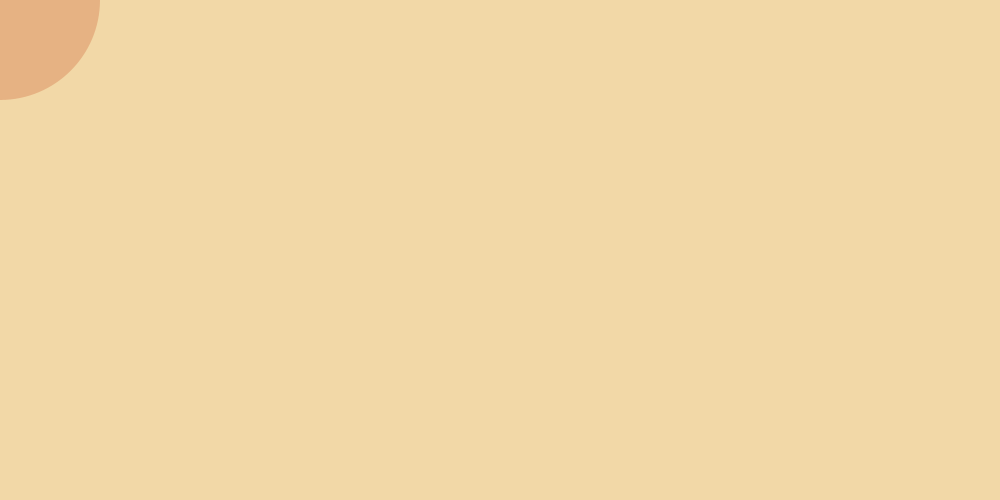
Frame 1 (no input)
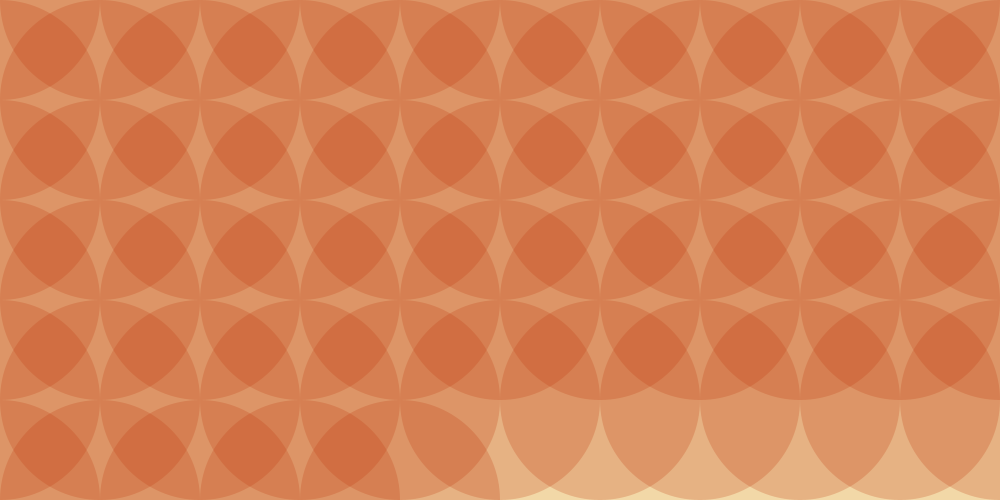
Frame 60 (the mouse pressed at the canvas centre just before this capture)
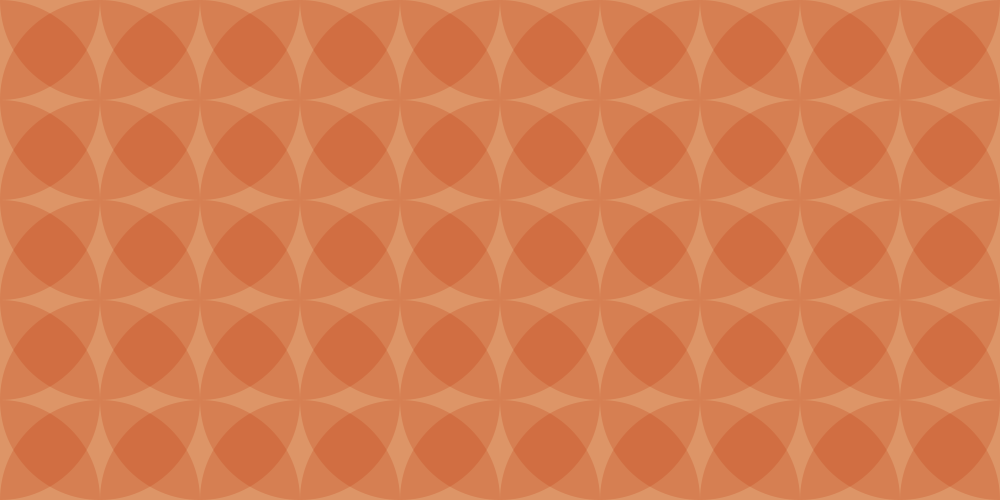
Frame 120 (the mouse held since frame 60 and released just before this capture)

The Processing sketch that drew these frames (run headless with seeded random() and noise(); from frame 60 on, the mouse is pressed at the canvas centre):

// Processing sketch: processing_32042
// ── processing_32042.pde

int a = 0;
int b = 0;
int c = 200;

void setup(){
  size(1000,500);
  background(242,216,167);
  smooth();
  noStroke();
  
}

void draw(){
  
  fill(193,56,12,60);
  ellipse(a,b,c,c);
  
  a = a + 100;
  
  if(a>1000){
    a = 0;
    b = b + 100;}
    
}
